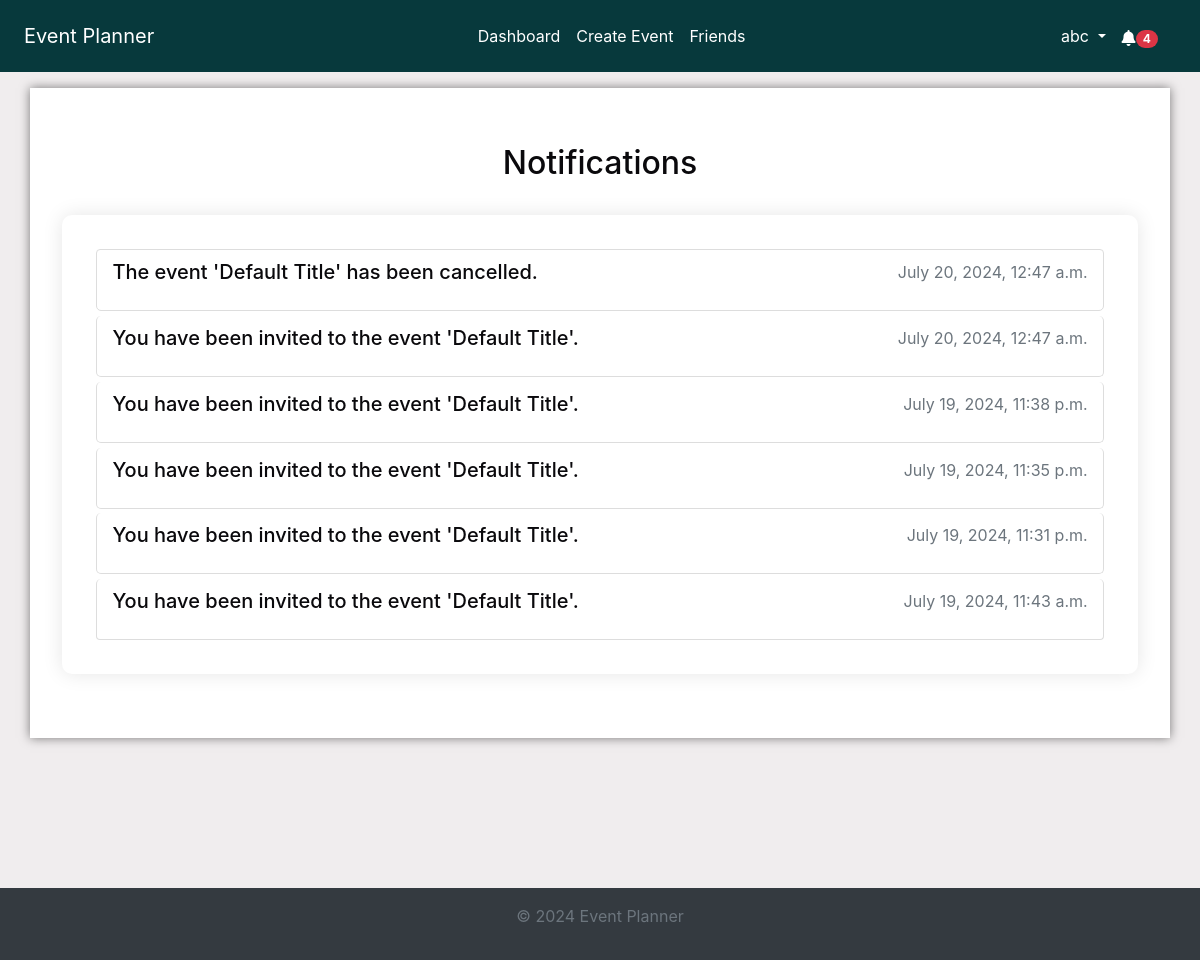
Before: /notifications/ (signed in) with the older database file.
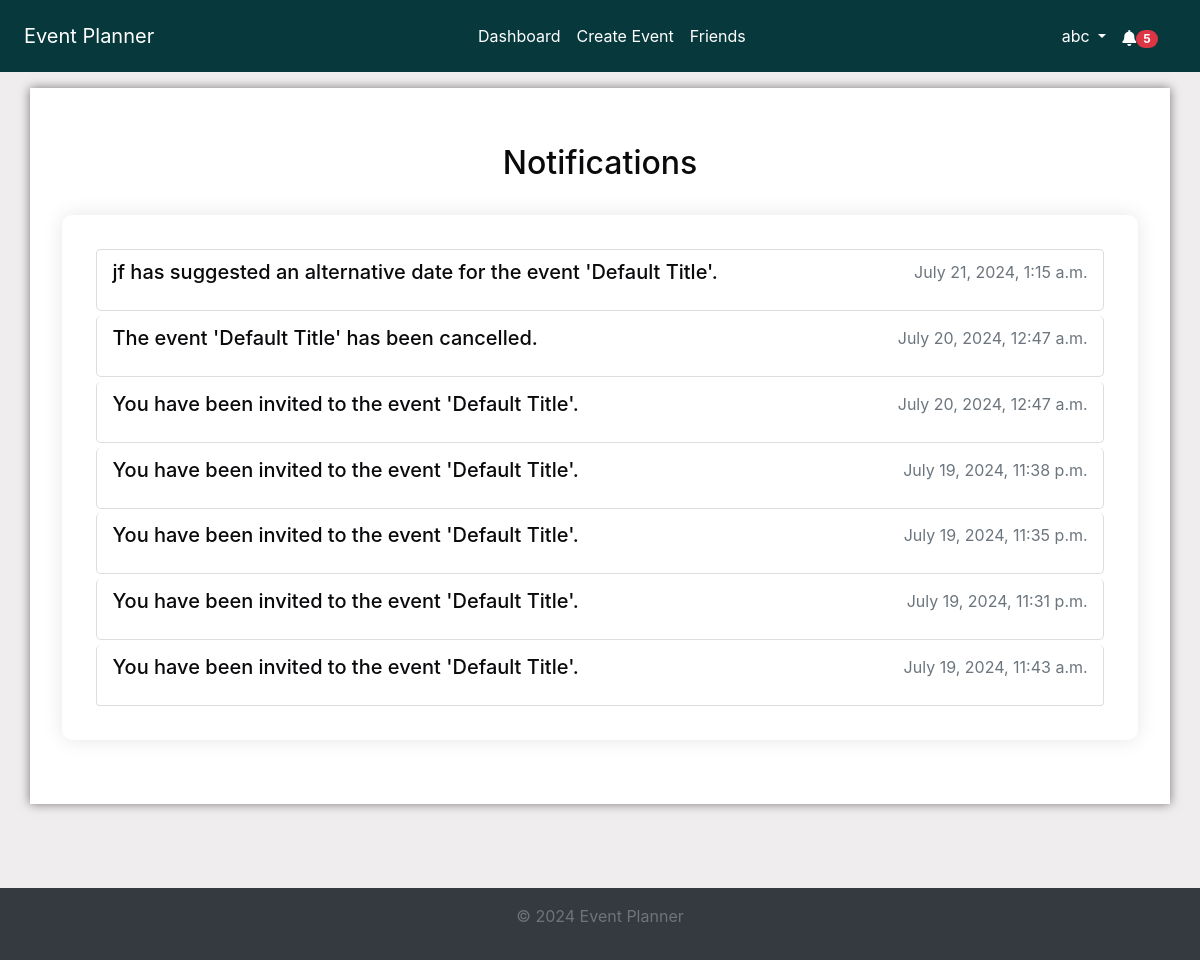
After: the same page with the newer database file.
### notifications/models.py (models this page shows, shortened)
class Notification(models.Model):
    NOTIFICATION_TYPES = [
        ("event_created", "Event Created"),
        ("event_updated", "Event Updated"),
        ("event_cancelled", "Event Cancelled"),
        ("invitation_response", "Invitation Response"),
        ("suggested_alternate_date", "Suggested Alternate Date"),
        ("event_confirmed", "Event Confirmed"),
        ("friend_request_received", "Friend Request Received"),
    ]
    user = models.ForeignKey(User, on_delete=models.CASCADE)
    event = models.ForeignKey(
        Event, on_delete=models.CASCADE, null=True, blank=True
    )
    type = models.CharField(max_length=50, choices=NOTIFICATION_TYPES)
    message = models.TextField()
    created_at = models.DateTimeField(auto_now_add=True)
    read = models.BooleanField(default=False)
    url = models.URLField(default="/")

### notifications/views.py (the view)
# urls.py: path("", views.notifications, name="notifications"),
@login_required
def notifications(request):
    notifications = Notification.objects.filter(user=request.user).order_by(
        "-created_at"
    )
    context = {"notifications": notifications}
    return render(request, "notifications/notifications.html", context)

### accounts/context_processors.py (called while the page is built)
def google_api_key(request):
    return {"GOOGLE_API_KEY": os.getenv("GOOGLE_API_KEY")}

### notifications/context_processors.py (called while the page is built)
def notifications(request):
    if request.user.is_authenticated:
        all_unread_notifications = Notification.objects.filter(
            user=request.user, read=False
        ).order_by("-created_at")
        unread_count = all_unread_notifications.count()
        recent_unread_notifications = all_unread_notifications[:8]
        return {
            "recent_unread_notifications": recent_unread_notifications,
            "unread_count": unread_count,
        }
    return {}

### templates/notifications/notifications.html (shortened to what this page needs)
{% extends 'base.html' %}
{% block content %}
<div class="container">
    <h2 class="text-center mt-4 mb-4">Notifications</h2>
    <div class="notifications-list">
        <ul class="list-group">
            {% for notification in notifications %}
                <li class="list-group-item">
                    {% if notification.type == 'friend_request_received' %}
                        <a href="{% url 'friends_page' %}" class="notification-link">
                            <h5 class="notification-title">{{ notification.message }}</h5>
                            <p class="notification-time text-muted">{{ notification.created_at|date:"F j, Y, g:i a" }}</p>
                        </a>
                    {% else %}
                        <a href="{% url 'mark_notification_read' notification.id %}" class="notification-link">
                            <h5 class="notification-title">{{ notification.message }}</h5>
                            <p class="notification-time text-muted">{{ notification.created_at|date:"F j, Y, g:i a" }}</p>
                        </a>
                    {% endif %}
                </li>
            {% endfor %}
        </ul>
    </div>
</div>
{% endblock %}

### templates/base.html (shortened to what this page needs)
<!DOCTYPE html>
<html lang="en">
<head>
    {% load static %}
    <link rel="stylesheet" href="https://stackpath.bootstrapcdn.com/bootstrap/4.5.2/css/bootstrap.min.css">
    <link rel="stylesheet" href="{% static 'css/styles.css' %}">
    <link rel="stylesheet" href="https://cdnjs.cloudflare.com/ajax/libs/font-awesome/5.15.4/css/all.min.css">
    <link rel="stylesheet" href="https://cdnjs.cloudflare.com/ajax/libs/fullcalendar/3.10.2/fullcalendar.min.css" />
</head>
<body class="c-app">
    <header class="c-header c-header-light c-header-fixed">
        <nav class="navbar navbar-expand-lg navbar-light">
            <a class="navbar-brand" href="{% url 'home' %}">Event Planner</a>
            <div class="collapse navbar-collapse" id="navbarSupportedContent">
                {% if user.is_authenticated %}
                <ul class="navbar-nav mx-auto">
                    <li class="nav-item {% if request.resolver_match.url_name == 'dashboard' %}active{% endif %}">
                        <a class="nav-link" href="{% url 'dashboard' %}">Dashboard</a>
                    </li>
                    <li class="nav-item {% if request.resolver_match.url_name == 'create_event' %}active{% endif %}">
                        <a class="nav-link" href="{% url 'create_event' %}">Create Event</a>
                    </li>
                    <li class="nav-item {% if request.resolver_match.url_name == 'friends_page' %}active{% endif %}">
                        <a class="nav-link" href="{% url 'friends_page' %}">Friends</a>
                    </li>
                    {% endif %}
                </ul>
                {% if user.is_authenticated %}
                <ul class="navbar-nav d-flex">
                    <li class="nav-item dropdown">
                        <a class="nav-link dropdown-toggle" href="#" id="profileLink" role="button" data-toggle="dropdown" aria-haspopup="true" aria-expanded="false">
                            {{ user.username }}
                        </a>
                    </li>
                </ul>
                {% endif %}
            </div>
            {% if user.is_authenticated %}
                <ul class="navbar-nav ml-auto d-flex">
                    <li class="nav-item">
                        <a class="nav-link" href="#" id="notificationBell" role="button" data-toggle="dropdown" aria-haspopup="true" aria-expanded="false">
                            <i class="fas fa-bell"></i>
                            {% if unread_count > 0 %}
                                <span class="badge badge-pill badge-danger">{{ unread_count }}</span>
                            {% endif %}
                        </a>
                    </li>
                </ul>
            {% endif %}
        </nav>
    </header>
    <main class="c-main">
        <div class="container-fluid">
            <div class="fade-in">
                {% block content %}{% endblock %}
            </div>
        </div>
    </main>
    <footer class="footer mt-auto py-3">
        <div class="container text-center">
            <p class="text-muted">&copy; 2024 Event Planner</p>
        </div>
    </footer>
</body>
</html>

Changed rows visible on the page:
added Notification: message "jf has suggested an alternative date for the event 'Default Title'.", created_at "July 21, 2024, 1:15 a.m."
Other visible differences:
{{ unread_count }}: "4" → "5"
